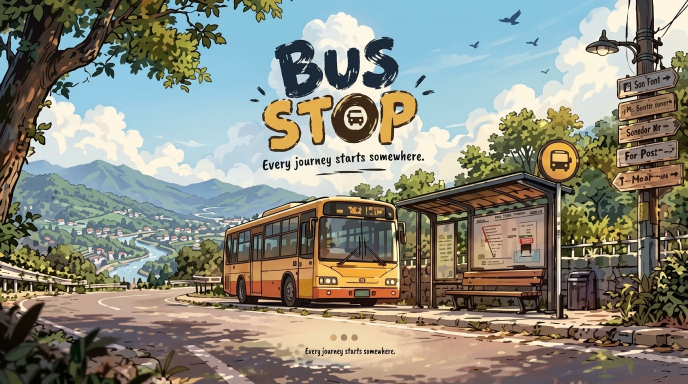
#> input picture assets/screen3_hd.jpg, 1376 x 768 px, found by its file name (shown at 1/2 size)
$ python sample_road.py
#> lines starting #> are read from the running program, lines starting #| are printed output that depends on the picture
from PIL import Image

src = Image.open('assets/screen3_hd.jpg')
#> src is the input picture: PIL image 1376x768 RGB; mean R, G, B 137.8, 137.1, 125
# In 1376x768 coordinates:
# Old text is at x = 500 to 800, y = 680 to 768.
# Where is pure clean road asphalt?
# At x = 200 to 450, y = 600 to 720! (Pure asphalt on the left curve, completely free of any text!)
# Let's crop that and inspect it:
asphalt_sample = src.crop((200, 620, 450, 720))
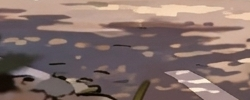
#> asphalt_sample: PIL image 250x100 RGB; mean R, G, B 131.6, 110.9, 105.9
asphalt_sample.save('scratch/asphalt_sample.jpg')
print("Saved scratch/asphalt_sample.jpg")

$ run again, with assets/login_bg.jpg copied over assets/screen3_hd.jpg
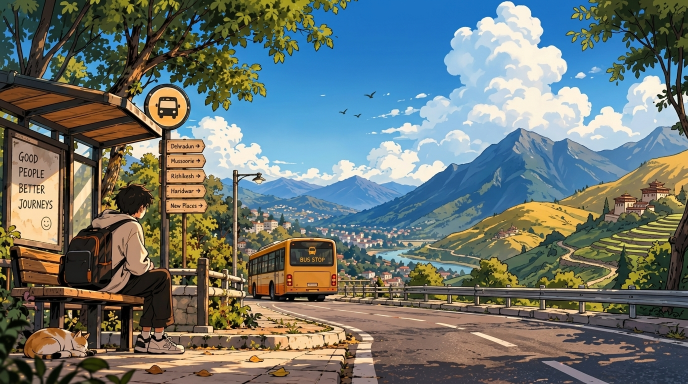
#> input picture assets/login_bg.jpg, 1376 x 768 px, found by its file name (shown at 1/2 size)
#> src is the input picture: PIL image 1376x768 RGB; mean R, G, B 108.3, 116.8, 112.2
#> `asphalt_sample = src.crop((200, 620, 450, 720))`:
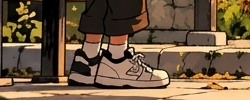
#> asphalt_sample: PIL image 250x100 RGB; mean R, G, B 113, 90.5, 65.8
